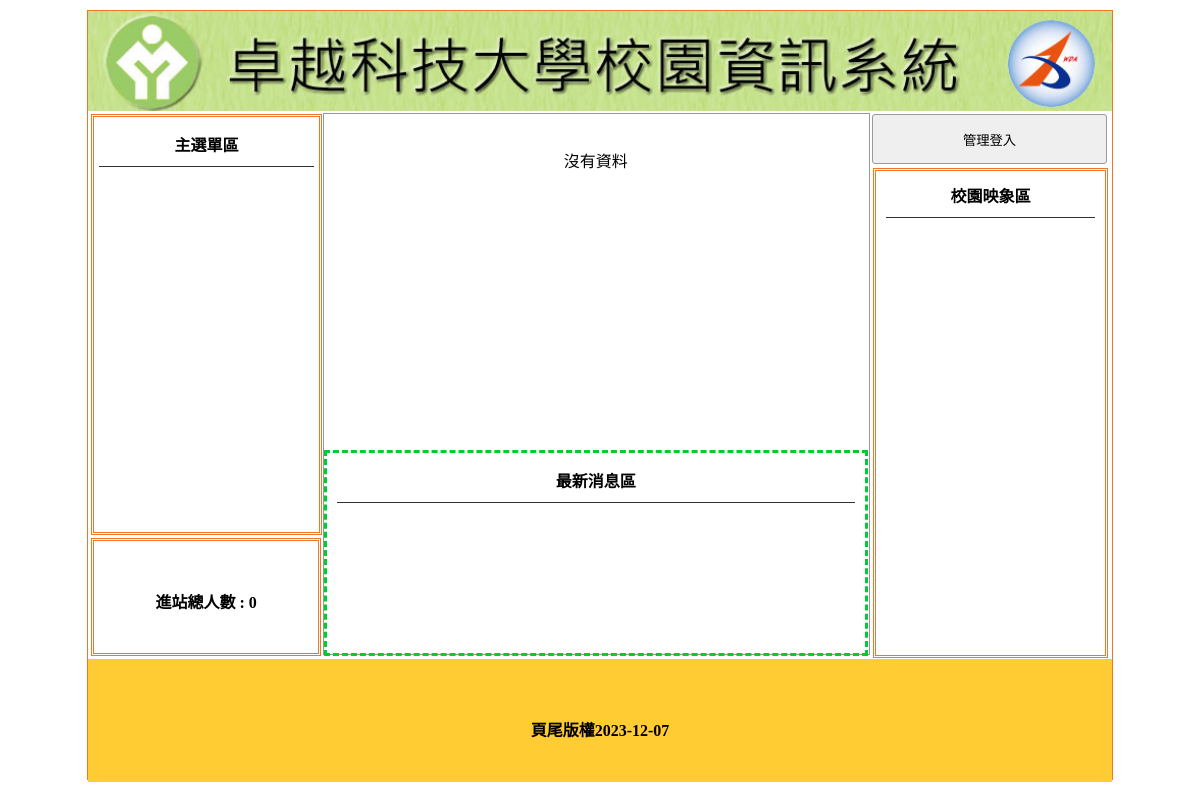
The page / on the database its author committed.
### tables this page shows
CREATE TABLE `titles` (
  `id` int(10) UNSIGNED NOT NULL,
  `img` text NOT NULL,
  `text` text NOT NULL,
  `sh` tinyint(4) NOT NULL
);

CREATE TABLE `total` (
  `id` int(10) NOT NULL,
  `total` int(10) NOT NULL DEFAULT 0
);

CREATE TABLE `bottom` (
  `id` int(10) NOT NULL,
  `bottom` text NOT NULL
);

### api/db.php (called while the page is built, shortened)
<?php
class DB
{
    protected $dsn = "mysql:host=localhost;charset=utf8;dbname=db03";
    protected $pdo;
    protected $table;
    function __construct($table)
    {
        $this->table = $table;
        $this->pdo = new PDO($this->dsn, 'root', '');
    }
    function find($where)
    {
        $sql = "select * from $this->table ";
        if (is_array($where)) {
            $tmp = $this->a2s($where);
            $sql .= " where " . join(" && ", $tmp);
        } elseif (is_numeric($where)) {
            $sql .= " where `id`=" . $where;
        }
        return $this->pdo->query($sql)->fetch(PDO::FETCH_ASSOC);
    }
    private function a2s($where)
    {
        foreach ($where as $key => $val) {
            $tmp[] = "`$key`='$val'";
        }
        return $tmp;
    }
}
$Total = new DB('total');
$Bottom = new DB('bottom');
$Title = new DB('titles');

### index.php (the view, shortened to what this page needs)
<?php
include_once "./api/db.php";
?>
<!DOCTYPE html PUBLIC "-//W3C//DTD XHTML 1.0 Transitional//EN" "http://www.w3.org/TR/xhtml1/DTD/xhtml1-transitional.dtd">
<html xmlns="http://www.w3.org/1999/xhtml">
<head>
	<link href="./css/css.css" rel="stylesheet" type="text/css">
</head>
<body>
	<div id="main">
		<?php
		$title = $Title->find(['sh' => 1]);
		?>
		<a title="<?= $title['text'] ?>" href="index.php">
			<div class="ti" style="background:url('./img/<?= $title['img'] ?>'); background-size:cover;"></div>
		</a>
		<div id="ms">
			<div id="lf" style="float:left;">
				<div id="menuput" class="dbor">
					<span class="t botli">主選單區</span>
				</div>
				<div class="dbor" style="margin:3px; width:95%; height:20%; line-height:100px;">
					<span class="t">進站總人數 :
						<?= $Total->find(1)['total'] ?></span>
				</div>
			</div>
			<?php
			$do = $_GET['do'] ?? "main";
			$file = "./front/{$do}.php";
			if (file_exists($file)) {
				include $file;
			} else {
				include "./front/main.php";
			}
			?>
			<div class="di di ad" style="height:540px; width:23%; padding:0px; margin-left:22px; float:left; ">
				<button style="width:100%; margin-left:auto; margin-right:auto; margin-top:2px; height:50px;" onclick="lo('?do=login')">管理登入</button>
				<div style="width:89%; height:480px;" class="dbor">
					<span class="t botli">校園映象區</span>
				</div>
			</div>
		</div>
		<div style="width:1024px; left:0px; position:relative; background:#FC3; margin-top:4px; height:123px; display:block;">
			<span class="t" style="line-height:123px;"><?= $Bottom->find(1)['bottom'] ?></span>
		</div>
	</div>
</body>
</html>

### css/css.css (style rules this page uses)
body { padding: 0px; margin: 0px; }
#main { width: 1024px; height: 768px; margin: 10px auto 10px auto; border: #ee7728 1px solid; position: relative; }
.ti { width: 100%; height: 100px; position: relative; background-size: cover; background-repeat: no-repeat; }
.dbor { border: #ee7728 double 3px; margin: 1px; padding: 2px 10px 2px 10px; }
.t { font-weight: 800; display: block; text-align: center; padding: 10px 1px 10px 1px; }
.botli { border-bottom: #333 1px solid; }
#lf { height: 540px; width: 21%; display: inline-block; }
#menuput { width: 100%; height: 75%; position: relative; padding: 5px; display: block; margin: 3px; }
.di { display: inline-block; }
.ad { margin: 1px; padding: 2px 10px 2px 10px; }
input, button { border: #999 1px solid; border-radius: 3px; background: #efefef; padding: 5px; margin: 3px; }

### rows shown on the page
titles: img (picture)
total: total "0"
bottom: bottom "頁尾版權2023-12-07"
